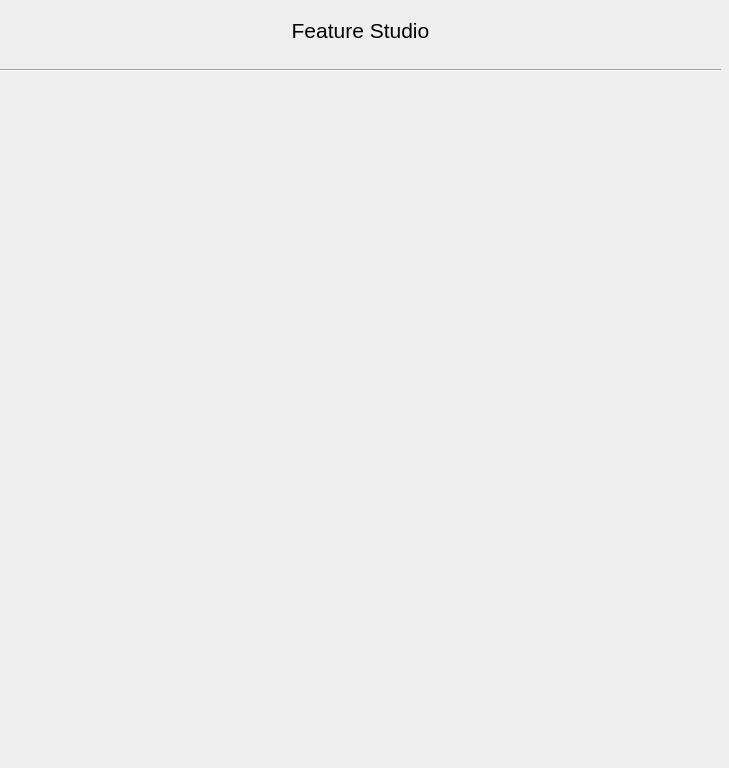
<?xml version="1.0" encoding="UTF-8"?>
<ui version="4.0">
 <class>Form</class>
 <widget class="QWidget" name="Form">
  <property name="geometry">
   <rect>
    <x>0</x>
    <y>0</y>
    <width>729</width>
    <height>768</height>
   </rect>
  </property>
  <property name="windowTitle">
   <string>Form</string>
  </property>
  <widget class="QWidget" name="feature_studio_widget" native="true">
   <property name="geometry">
    <rect>
     <x>0</x>
     <y>0</y>
     <width>721</width>
     <height>751</height>
    </rect>
   </property>
   <property name="font">
    <font>
     <pointsize>12</pointsize>
    </font>
   </property>
   <widget class="QLabel" name="title_label">
    <property name="geometry">
     <rect>
      <x>0</x>
      <y>0</y>
      <width>721</width>
      <height>61</height>
     </rect>
    </property>
    <property name="font">
     <font>
      <pointsize>16</pointsize>
     </font>
    </property>
    <property name="text">
     <string>Feature Studio</string>
    </property>
    <property name="alignment">
     <set>Qt::AlignCenter</set>
    </property>
   </widget>
   <widget class="Line" name="title_line">
    <property name="geometry">
     <rect>
      <x>0</x>
      <y>60</y>
      <width>721</width>
      <height>20</height>
     </rect>
    </property>
    <property name="orientation">
     <enum>Qt::Horizontal</enum>
    </property>
   </widget>
  </widget>
 </widget>
 <resources/>
 <connections/>
</ui>
